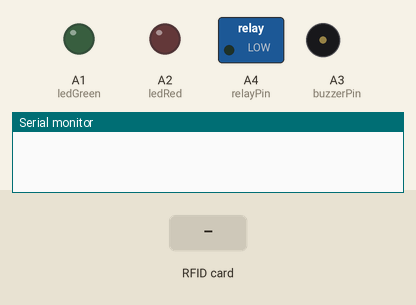
This sketch was run on a simulated Arduino Uno, built with avr-gcc and run on an emulated ATmega328P. Shown: switched loads named in the sketch (green lamp = pin HIGH), output pins drawn as LEDs (lit = HIGH), buzzer (waves = sounding), the last lines printed to the serial monitor. The inputs (shaded band) are chosen by the test bench. Pins used as bus, display or sensor lines are not drawn.

Above: at 1.2 s.
1.3 s: RFID card 5E 7A 19 C4 held to the reader
At 1.5 s:
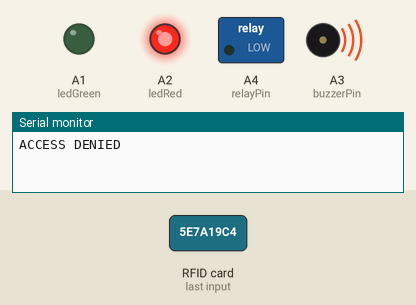
At 2.1 s:
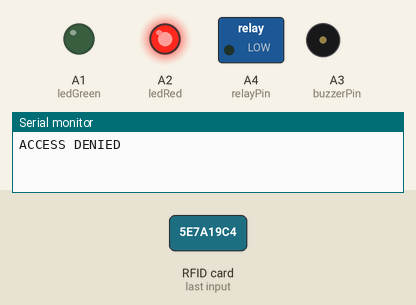
3.8 s: RFID card AD 90 1C 1D held to the reader
Timing chart, 0 to 6.8 s (numbered marks = the images above; inputs shaded):
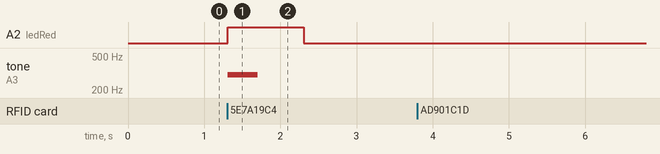

Measured:
- after the input at 1.3 s, A2 (ledRed): LOW → HIGH at once, → LOW 1.0 s later; tone on A3 (buzzerPin): silent → 300 Hz at once, → silent 0.40 s later

The sketch:

project_2_code.ino
```cpp
#include <SPI.h>
#include <MFRC522.h>
#include <Keypad.h>
#define SS_PIN 10
#define RST_PIN 9

MFRC522 rfid(SS_PIN, RST_PIN);

byte authorizedUID[4] = {0xAD, 0x90, 0x1C, 0x1D};
String correctPIN = "4321";
String enteredPIN = "";

const byte ROWS = 4, COLS = 4;
char keys[ROWS][COLS] = {
  {'1','2','3','A'}, {'4','5','6','B'},
  {'7','8','9','C'}, {'*','0','#','D'}
};

byte rowPins[ROWS] = {2, 3, 4, 5};
byte colPins[COLS] = {6, 7, 8, A0};
Keypad keypad = Keypad(makeKeymap(keys), rowPins, colPins, ROWS, COLS);

const int ledGreen = A1, ledRed = A2, buzzerPin = A3, relayPin = A4;
bool cardVerified = false;

unsigned long cardTime = 0;

void setup() {
Serial.begin(9600);
SPI.begin();
rfid.PCD_Init();
pinMode(ledGreen, OUTPUT);
pinMode(ledRed, OUTPUT);
pinMode(buzzerPin, OUTPUT);
pinMode(relayPin, OUTPUT);
}

bool uidMatches() {
  if (rfid.uid.size != 4){
      return false;
    }
    for (byte i = 0; i < 4; i++){
      if (rfid.uid.uidByte[i] != authorizedUID[i]){
      return false;
      }
    }
return true;
}

void grantAccess() {
  digitalWrite(ledGreen, HIGH);
  digitalWrite(relayPin, HIGH);
  tone(buzzerPin, 1500, 200);
  Serial.println("ACCESS GRANTED");
  delay(3000);
  digitalWrite(ledGreen, LOW);
  digitalWrite(relayPin, LOW);
}

void denyAccess() {
  digitalWrite(ledRed, HIGH);
  tone(buzzerPin, 300, 400);
  Serial.println("ACCESS DENIED");
  delay(1000);
  digitalWrite(ledRed, LOW);
}

void loop() {
  if (!cardVerified) {
    if (rfid.PICC_IsNewCardPresent() && rfid.PICC_ReadCardSerial()) {
      if (uidMatches()) {
        Serial.println("Card OK- enter PIN");
        cardVerified = true;
        cardTime = millis();
        enteredPIN = "";
      } else {
        denyAccess();
      }
      rfid.PICC_HaltA();
    }
} else {
  if (millis() - cardTime > 10000) {
    Serial.println("PIN timeout");
    cardVerified = false;
    denyAccess();
  }
  char k = keypad.getKey();
  if (k) {
    if (k == '#') {
      if (enteredPIN == correctPIN){
        grantAccess();
      }
      else{
        denyAccess();
      }
      cardVerified = false;
      enteredPIN = "";
    } else if (k == '*') {
    enteredPIN = "";
    } else {
    enteredPIN += k;
    }
  }
  }
}
```
